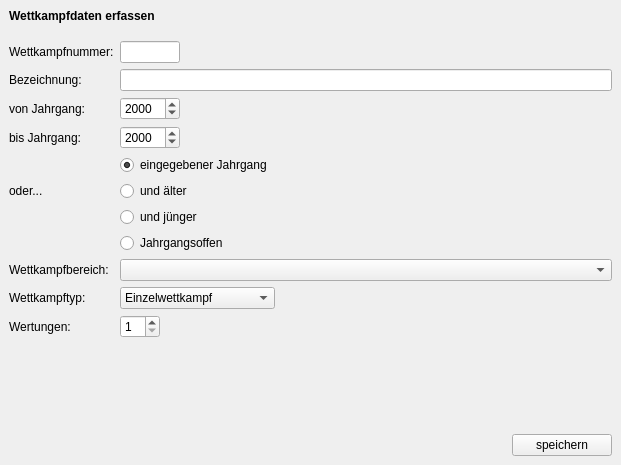
<?xml version="1.0" encoding="UTF-8"?>
<ui version="4.0">
 <class>CompetitionDialog</class>
 <widget class="QDialog" name="CompetitionDialog">
  <property name="geometry">
   <rect>
    <x>0</x>
    <y>0</y>
    <width>621</width>
    <height>465</height>
   </rect>
  </property>
  <property name="sizePolicy">
   <sizepolicy hsizetype="Preferred" vsizetype="Preferred">
    <horstretch>0</horstretch>
    <verstretch>0</verstretch>
   </sizepolicy>
  </property>
  <property name="windowTitle">
   <string>TurnFix - Wettkampfdaten</string>
  </property>
  <property name="windowIcon">
   <iconset resource="../resources/TurnFix.qrc">
    <normaloff>:/appicons/icon.png</normaloff>:/appicons/icon.png</iconset>
  </property>
  <layout class="QGridLayout" name="gridLayout">
   <property name="leftMargin">
    <number>0</number>
   </property>
   <property name="topMargin">
    <number>0</number>
   </property>
   <property name="rightMargin">
    <number>0</number>
   </property>
   <property name="bottomMargin">
    <number>0</number>
   </property>
   <property name="spacing">
    <number>0</number>
   </property>
   <item row="0" column="0" colspan="2">
    <widget class="QWidget" name="headerWidget" native="true">
     <layout class="QHBoxLayout" name="horizontalLayout_2">
      <item>
       <widget class="QLabel" name="label_10">
        <property name="font">
         <font>
          <weight>75</weight>
          <bold>true</bold>
         </font>
        </property>
        <property name="text">
         <string>Wettkampfdaten erfassen</string>
        </property>
       </widget>
      </item>
     </layout>
    </widget>
   </item>
   <item row="1" column="1">
    <widget class="QStackedWidget" name="stackedWidget">
     <property name="currentIndex">
      <number>0</number>
     </property>
     <widget class="QWidget" name="page">
      <layout class="QGridLayout" name="gridLayout_8">
       <item row="0" column="0">
        <widget class="QLabel" name="lbl_wknr">
         <property name="text">
          <string>Wettkampfnummer:</string>
         </property>
        </widget>
       </item>
       <item row="0" column="1">
        <widget class="QLineEdit" name="txt_wknr">
         <property name="minimumSize">
          <size>
           <width>60</width>
           <height>0</height>
          </size>
         </property>
         <property name="maximumSize">
          <size>
           <width>60</width>
           <height>16777215</height>
          </size>
         </property>
        </widget>
       </item>
       <item row="1" column="0">
        <widget class="QLabel" name="lbl_wkbez">
         <property name="text">
          <string>Bezeichnung:</string>
         </property>
        </widget>
       </item>
       <item row="1" column="1">
        <widget class="QLineEdit" name="txt_wkbez"/>
       </item>
       <item row="2" column="0">
        <widget class="QLabel" name="lbl_year1">
         <property name="text">
          <string>von Jahrgang:</string>
         </property>
        </widget>
       </item>
       <item row="2" column="1">
        <widget class="QDateEdit" name="dae_wkj1">
         <property name="sizePolicy">
          <sizepolicy hsizetype="Fixed" vsizetype="Fixed">
           <horstretch>0</horstretch>
           <verstretch>0</verstretch>
          </sizepolicy>
         </property>
         <property name="minimumSize">
          <size>
           <width>60</width>
           <height>0</height>
          </size>
         </property>
         <property name="maximumSize">
          <size>
           <width>60</width>
           <height>16777215</height>
          </size>
         </property>
         <property name="displayFormat">
          <string>yyyy</string>
         </property>
        </widget>
       </item>
       <item row="3" column="0">
        <widget class="QLabel" name="lbl_year2">
         <property name="text">
          <string>bis Jahrgang:</string>
         </property>
        </widget>
       </item>
       <item row="3" column="1">
        <widget class="QDateEdit" name="dae_wkj2">
         <property name="sizePolicy">
          <sizepolicy hsizetype="Fixed" vsizetype="Fixed">
           <horstretch>0</horstretch>
           <verstretch>0</verstretch>
          </sizepolicy>
         </property>
         <property name="minimumSize">
          <size>
           <width>60</width>
           <height>0</height>
          </size>
         </property>
         <property name="maximumSize">
          <size>
           <width>60</width>
           <height>16777215</height>
          </size>
         </property>
         <property name="displayFormat">
          <string>yyyy</string>
         </property>
        </widget>
       </item>
       <item row="4" column="1">
        <widget class="QRadioButton" name="rab_jg">
         <property name="text">
          <string>eingegebener Jahrgang</string>
         </property>
         <property name="checked">
          <bool>true</bool>
         </property>
        </widget>
       </item>
       <item row="5" column="0">
        <widget class="QLabel" name="lbl_alternative">
         <property name="text">
          <string>oder...</string>
         </property>
        </widget>
       </item>
       <item row="5" column="1">
        <widget class="QRadioButton" name="rab_ua">
         <property name="text">
          <string>und älter</string>
         </property>
        </widget>
       </item>
       <item row="6" column="1">
        <widget class="QRadioButton" name="rab_uj">
         <property name="text">
          <string>und jünger</string>
         </property>
        </widget>
       </item>
       <item row="7" column="1">
        <widget class="QRadioButton" name="rab_ja">
         <property name="text">
          <string>Jahrgangsoffen</string>
         </property>
        </widget>
       </item>
       <item row="8" column="0">
        <widget class="QLabel" name="label">
         <property name="text">
          <string>Wettkampfbereich:</string>
         </property>
        </widget>
       </item>
       <item row="8" column="1">
        <widget class="QComboBox" name="cmb_bereich"/>
       </item>
       <item row="9" column="0">
        <widget class="QLabel" name="label_7">
         <property name="text">
          <string>Wettkampftyp:</string>
         </property>
        </widget>
       </item>
       <item row="9" column="1">
        <widget class="QComboBox" name="cmb_typ">
         <property name="sizePolicy">
          <sizepolicy hsizetype="Fixed" vsizetype="Fixed">
           <horstretch>0</horstretch>
           <verstretch>0</verstretch>
          </sizepolicy>
         </property>
         <item>
          <property name="text">
           <string>Einzelwettkampf</string>
          </property>
         </item>
         <item>
          <property name="text">
           <string>Mannschaftswettkampf</string>
          </property>
         </item>
         <item>
          <property name="text">
           <string>Gruppenwettkampf</string>
          </property>
         </item>
        </widget>
       </item>
       <item row="10" column="0">
        <widget class="QLabel" name="label_8">
         <property name="text">
          <string>Wertungen:</string>
         </property>
        </widget>
       </item>
       <item row="10" column="1">
        <widget class="QSpinBox" name="sbx_wertungen">
         <property name="sizePolicy">
          <sizepolicy hsizetype="Fixed" vsizetype="Fixed">
           <horstretch>0</horstretch>
           <verstretch>0</verstretch>
          </sizepolicy>
         </property>
         <property name="minimumSize">
          <size>
           <width>40</width>
           <height>0</height>
          </size>
         </property>
         <property name="maximumSize">
          <size>
           <width>40</width>
           <height>16777215</height>
          </size>
         </property>
         <property name="minimum">
          <number>1</number>
         </property>
        </widget>
       </item>
       <item row="11" column="0" colspan="2">
        <spacer name="verticalSpacer_2">
         <property name="orientation">
          <enum>Qt::Vertical</enum>
         </property>
         <property name="sizeHint" stdset="0">
          <size>
           <width>20</width>
           <height>40</height>
          </size>
         </property>
        </spacer>
       </item>
      </layout>
     </widget>
     <widget class="QWidget" name="page_2">
      <layout class="QGridLayout" name="gridLayout_9">
       <item row="0" column="0" rowspan="3">
        <widget class="QTableView" name="tbl_disziplinen">
         <property name="editTriggers">
          <set>QAbstractItemView::AllEditTriggers</set>
         </property>
         <property name="alternatingRowColors">
          <bool>true</bool>
         </property>
         <property name="selectionMode">
          <enum>QAbstractItemView::ExtendedSelection</enum>
         </property>
         <property name="selectionBehavior">
          <enum>QAbstractItemView::SelectRows</enum>
         </property>
         <attribute name="horizontalHeaderHighlightSections">
          <bool>false</bool>
         </attribute>
         <attribute name="verticalHeaderVisible">
          <bool>false</bool>
         </attribute>
         <attribute name="verticalHeaderDefaultSectionSize">
          <number>20</number>
         </attribute>
        </widget>
       </item>
       <item row="0" column="1">
        <widget class="QPushButton" name="but_up">
         <property name="sizePolicy">
          <sizepolicy hsizetype="Fixed" vsizetype="Fixed">
           <horstretch>0</horstretch>
           <verstretch>0</verstretch>
          </sizepolicy>
         </property>
         <property name="minimumSize">
          <size>
           <width>25</width>
           <height>25</height>
          </size>
         </property>
         <property name="maximumSize">
          <size>
           <width>25</width>
           <height>25</height>
          </size>
         </property>
         <property name="text">
          <string>▲</string>
         </property>
        </widget>
       </item>
       <item row="1" column="1">
        <widget class="QPushButton" name="but_down">
         <property name="sizePolicy">
          <sizepolicy hsizetype="Fixed" vsizetype="Fixed">
           <horstretch>0</horstretch>
           <verstretch>0</verstretch>
          </sizepolicy>
         </property>
         <property name="minimumSize">
          <size>
           <width>25</width>
           <height>25</height>
          </size>
         </property>
         <property name="maximumSize">
          <size>
           <width>25</width>
           <height>25</height>
          </size>
         </property>
         <property name="text">
          <string>▼</string>
         </property>
        </widget>
       </item>
       <item row="2" column="1" rowspan="2">
        <spacer name="verticalSpacer">
         <property name="orientation">
          <enum>Qt::Vertical</enum>
         </property>
         <property name="sizeHint" stdset="0">
          <size>
           <width>20</width>
           <height>308</height>
          </size>
         </property>
        </spacer>
       </item>
       <item row="3" column="0">
        <widget class="QWidget" name="widget" native="true">
         <property name="sizePolicy">
          <sizepolicy hsizetype="Preferred" vsizetype="Fixed">
           <horstretch>0</horstretch>
           <verstretch>0</verstretch>
          </sizepolicy>
         </property>
         <layout class="QGridLayout" name="gridLayout_7">
          <property name="leftMargin">
           <number>0</number>
          </property>
          <property name="topMargin">
           <number>0</number>
          </property>
          <property name="rightMargin">
           <number>0</number>
          </property>
          <property name="bottomMargin">
           <number>0</number>
          </property>
          <item row="0" column="0">
           <widget class="QLabel" name="label_9">
            <property name="sizePolicy">
             <sizepolicy hsizetype="Fixed" vsizetype="Preferred">
              <horstretch>0</horstretch>
              <verstretch>0</verstretch>
             </sizepolicy>
            </property>
            <property name="text">
             <string>Disziplingruppe markieren:</string>
            </property>
           </widget>
          </item>
          <item row="0" column="1">
           <widget class="QComboBox" name="cmb_groups"/>
          </item>
          <item row="0" column="2">
           <widget class="QPushButton" name="but_mark">
            <property name="sizePolicy">
             <sizepolicy hsizetype="Fixed" vsizetype="Fixed">
              <horstretch>0</horstretch>
              <verstretch>0</verstretch>
             </sizepolicy>
            </property>
            <property name="text">
             <string>markieren</string>
            </property>
           </widget>
          </item>
         </layout>
        </widget>
       </item>
      </layout>
     </widget>
     <widget class="QWidget" name="page_3">
      <layout class="QGridLayout" name="gridLayout_10">
       <item row="0" column="0">
        <widget class="QLabel" name="label_2">
         <property name="sizePolicy">
          <sizepolicy hsizetype="Fixed" vsizetype="Preferred">
           <horstretch>0</horstretch>
           <verstretch>0</verstretch>
          </sizepolicy>
         </property>
         <property name="text">
          <string>Qualifikanten</string>
         </property>
        </widget>
       </item>
       <item row="0" column="1">
        <widget class="QSpinBox" name="sbx_quali">
         <property name="sizePolicy">
          <sizepolicy hsizetype="Fixed" vsizetype="Fixed">
           <horstretch>0</horstretch>
           <verstretch>0</verstretch>
          </sizepolicy>
         </property>
         <property name="minimumSize">
          <size>
           <width>60</width>
           <height>0</height>
          </size>
         </property>
         <property name="maximumSize">
          <size>
           <width>60</width>
           <height>16777215</height>
          </size>
         </property>
        </widget>
       </item>
       <item row="1" column="0" colspan="2">
        <widget class="QCheckBox" name="chk_akjg">
         <property name="text">
          <string>AK anstelle Jahrgang anzeigen</string>
         </property>
        </widget>
       </item>
       <item row="2" column="0" colspan="2">
        <widget class="QCheckBox" name="chk_streich">
         <property name="text">
          <string>kleinste Wertungen streichen: die ... kleinsten</string>
         </property>
        </widget>
       </item>
       <item row="3" column="0">
        <widget class="QCheckBox" name="chk_wahl">
         <property name="text">
          <string>Wahlwettkampf</string>
         </property>
        </widget>
       </item>
       <item row="4" column="0" colspan="2">
        <widget class="QCheckBox" name="chk_showinfo">
         <property name="text">
          <string>Durchgang &amp;&amp; Bahn auf Riegenbogen </string>
         </property>
        </widget>
       </item>
       <item row="5" column="0" colspan="2">
        <widget class="QCheckBox" name="chk_kuer">
         <property name="text">
          <string>Pflicht- und Kürübung für jedes Gerät</string>
         </property>
        </widget>
       </item>
       <item row="6" column="0" colspan="2">
        <widget class="QCheckBox" name="chk_sortasc">
         <property name="text">
          <string>Ergebnisse aufsteigend sortieren</string>
         </property>
        </widget>
       </item>
       <item row="8" column="0" colspan="2">
        <spacer name="verticalSpacer_3">
         <property name="orientation">
          <enum>Qt::Vertical</enum>
         </property>
         <property name="sizeHint" stdset="0">
          <size>
           <width>20</width>
           <height>40</height>
          </size>
         </property>
        </spacer>
       </item>
       <item row="7" column="0" colspan="2">
        <widget class="QCheckBox" name="chk_gpunkte">
         <property name="text">
          <string>Extrapunkte für &quot;gewonnene Geräte&quot; vergeben</string>
         </property>
        </widget>
       </item>
       <item row="2" column="2">
        <widget class="QSpinBox" name="sbx_anz"/>
       </item>
       <item row="2" column="3">
        <spacer name="horizontalSpacer_2">
         <property name="orientation">
          <enum>Qt::Horizontal</enum>
         </property>
         <property name="sizeHint" stdset="0">
          <size>
           <width>40</width>
           <height>20</height>
          </size>
         </property>
        </spacer>
       </item>
      </layout>
     </widget>
     <widget class="QWidget" name="page_4">
      <layout class="QGridLayout" name="gridLayout_11">
       <item row="0" column="0">
        <widget class="QLabel" name="label_3">
         <property name="text">
          <string>Durchgang</string>
         </property>
        </widget>
       </item>
       <item row="0" column="1">
        <widget class="QSpinBox" name="sbx_durchgang">
         <property name="sizePolicy">
          <sizepolicy hsizetype="Fixed" vsizetype="Fixed">
           <horstretch>0</horstretch>
           <verstretch>0</verstretch>
          </sizepolicy>
         </property>
         <property name="minimumSize">
          <size>
           <width>60</width>
           <height>0</height>
          </size>
         </property>
         <property name="maximumSize">
          <size>
           <width>60</width>
           <height>16777215</height>
          </size>
         </property>
         <property name="minimum">
          <number>1</number>
         </property>
        </widget>
       </item>
       <item row="1" column="0">
        <widget class="QLabel" name="label_6">
         <property name="text">
          <string>Bahn:</string>
         </property>
        </widget>
       </item>
       <item row="1" column="1">
        <widget class="QSpinBox" name="sbx_bahn">
         <property name="sizePolicy">
          <sizepolicy hsizetype="Fixed" vsizetype="Fixed">
           <horstretch>0</horstretch>
           <verstretch>0</verstretch>
          </sizepolicy>
         </property>
         <property name="minimumSize">
          <size>
           <width>60</width>
           <height>0</height>
          </size>
         </property>
         <property name="maximumSize">
          <size>
           <width>60</width>
           <height>16777215</height>
          </size>
         </property>
         <property name="minimum">
          <number>1</number>
         </property>
        </widget>
       </item>
       <item row="2" column="0">
        <widget class="QLabel" name="label_5">
         <property name="text">
          <string>Einturnen:</string>
         </property>
        </widget>
       </item>
       <item row="2" column="1">
        <widget class="QTimeEdit" name="tie_warmup">
         <property name="sizePolicy">
          <sizepolicy hsizetype="Fixed" vsizetype="Fixed">
           <horstretch>0</horstretch>
           <verstretch>0</verstretch>
          </sizepolicy>
         </property>
         <property name="minimumSize">
          <size>
           <width>60</width>
           <height>0</height>
          </size>
         </property>
         <property name="maximumSize">
          <size>
           <width>60</width>
           <height>16777215</height>
          </size>
         </property>
         <property name="displayFormat">
          <string>HH:mm</string>
         </property>
        </widget>
       </item>
       <item row="3" column="0">
        <widget class="QLabel" name="label_4">
         <property name="text">
          <string>Startzeit</string>
         </property>
        </widget>
       </item>
       <item row="3" column="1">
        <widget class="QTimeEdit" name="tie_start">
         <property name="sizePolicy">
          <sizepolicy hsizetype="Fixed" vsizetype="Fixed">
           <horstretch>0</horstretch>
           <verstretch>0</verstretch>
          </sizepolicy>
         </property>
         <property name="minimumSize">
          <size>
           <width>60</width>
           <height>0</height>
          </size>
         </property>
         <property name="maximumSize">
          <size>
           <width>60</width>
           <height>16777215</height>
          </size>
         </property>
         <property name="displayFormat">
          <string>hh:mm</string>
         </property>
        </widget>
       </item>
       <item row="4" column="0" colspan="3">
        <spacer name="verticalSpacer_4">
         <property name="orientation">
          <enum>Qt::Vertical</enum>
         </property>
         <property name="sizeHint" stdset="0">
          <size>
           <width>20</width>
           <height>40</height>
          </size>
         </property>
        </spacer>
       </item>
       <item row="0" column="2" rowspan="4">
        <spacer name="horizontalSpacer_3">
         <property name="orientation">
          <enum>Qt::Horizontal</enum>
         </property>
         <property name="sizeHint" stdset="0">
          <size>
           <width>40</width>
           <height>20</height>
          </size>
         </property>
        </spacer>
       </item>
      </layout>
     </widget>
     <widget class="QWidget" name="page_5">
      <layout class="QGridLayout" name="gridLayout_2">
       <item row="0" column="0">
        <widget class="QGroupBox" name="gbx_sort">
         <property name="title">
          <string>Manuelle Sortierung der Disziplinen auf der Ergebnisliste</string>
         </property>
         <property name="flat">
          <bool>true</bool>
         </property>
         <property name="checkable">
          <bool>true</bool>
         </property>
         <property name="checked">
          <bool>false</bool>
         </property>
         <layout class="QGridLayout" name="gridLayout_3">
          <property name="leftMargin">
           <number>0</number>
          </property>
          <property name="topMargin">
           <number>12</number>
          </property>
          <property name="rightMargin">
           <number>0</number>
          </property>
          <property name="bottomMargin">
           <number>0</number>
          </property>
          <item row="0" column="0" rowspan="3">
           <widget class="QTableView" name="tbl_order">
            <property name="selectionMode">
             <enum>QAbstractItemView::SingleSelection</enum>
            </property>
            <property name="showGrid">
             <bool>false</bool>
            </property>
            <attribute name="horizontalHeaderVisible">
             <bool>false</bool>
            </attribute>
            <attribute name="horizontalHeaderHighlightSections">
             <bool>false</bool>
            </attribute>
            <attribute name="verticalHeaderVisible">
             <bool>false</bool>
            </attribute>
            <attribute name="verticalHeaderDefaultSectionSize">
             <number>20</number>
            </attribute>
           </widget>
          </item>
          <item row="0" column="1">
           <widget class="QPushButton" name="but_orderup">
            <property name="minimumSize">
             <size>
              <width>30</width>
              <height>30</height>
             </size>
            </property>
            <property name="maximumSize">
             <size>
              <width>30</width>
              <height>30</height>
             </size>
            </property>
            <property name="text">
             <string/>
            </property>
            <property name="icon">
             <iconset resource="../resources/TurnFix.qrc">
              <normaloff>:/appicons/up.png</normaloff>:/appicons/up.png</iconset>
            </property>
            <property name="iconSize">
             <size>
              <width>24</width>
              <height>24</height>
             </size>
            </property>
           </widget>
          </item>
          <item row="0" column="2">
           <widget class="QPushButton" name="but_orderdown">
            <property name="minimumSize">
             <size>
              <width>30</width>
              <height>30</height>
             </size>
            </property>
            <property name="maximumSize">
             <size>
              <width>30</width>
              <height>30</height>
             </size>
            </property>
            <property name="text">
             <string/>
            </property>
            <property name="icon">
             <iconset resource="../resources/TurnFix.qrc">
              <normaloff>:/appicons/down.png</normaloff>:/appicons/down.png</iconset>
            </property>
            <property name="iconSize">
             <size>
              <width>24</width>
              <height>24</height>
             </size>
            </property>
           </widget>
          </item>
          <item row="1" column="1">
           <widget class="QPushButton" name="but_orderleft">
            <property name="minimumSize">
             <size>
              <width>30</width>
              <height>30</height>
             </size>
            </property>
            <property name="maximumSize">
             <size>
              <width>30</width>
              <height>30</height>
             </size>
            </property>
            <property name="text">
             <string/>
            </property>
            <property name="icon">
             <iconset resource="../resources/TurnFix.qrc">
              <normaloff>:/appicons/left.png</normaloff>:/appicons/left.png</iconset>
            </property>
            <property name="iconSize">
             <size>
              <width>24</width>
              <height>24</height>
             </size>
            </property>
           </widget>
          </item>
          <item row="1" column="2">
           <widget class="QPushButton" name="but_orderright">
            <property name="minimumSize">
             <size>
              <width>30</width>
              <height>30</height>
             </size>
            </property>
            <property name="maximumSize">
             <size>
              <width>30</width>
              <height>30</height>
             </size>
            </property>
            <property name="text">
             <string/>
            </property>
            <property name="icon">
             <iconset resource="../resources/TurnFix.qrc">
              <normaloff>:/appicons/right.png</normaloff>:/appicons/right.png</iconset>
            </property>
            <property name="iconSize">
             <size>
              <width>24</width>
              <height>24</height>
             </size>
            </property>
           </widget>
          </item>
          <item row="2" column="1" colspan="2">
           <spacer name="verticalSpacer_5">
            <property name="orientation">
             <enum>Qt::Vertical</enum>
            </property>
            <property name="sizeHint" stdset="0">
             <size>
              <width>47</width>
              <height>271</height>
             </size>
            </property>
           </spacer>
          </item>
         </layout>
        </widget>
       </item>
      </layout>
     </widget>
    </widget>
   </item>
   <item row="1" column="0" rowspan="2">
    <widget class="QWidget" name="sidebar" native="true">
     <layout class="QHBoxLayout" name="horizontalLayout_3">
      <property name="leftMargin">
       <number>0</number>
      </property>
      <property name="topMargin">
       <number>0</number>
      </property>
      <property name="rightMargin">
       <number>0</number>
      </property>
      <property name="bottomMargin">
       <number>0</number>
      </property>
     </layout>
    </widget>
   </item>
   <item row="2" column="1" colspan="2">
    <widget class="QWidget" name="widget_2" native="true">
     <layout class="QHBoxLayout" name="horizontalLayout">
      <item>
       <spacer name="horizontalSpacer">
        <property name="orientation">
         <enum>Qt::Horizontal</enum>
        </property>
        <property name="sizeHint" stdset="0">
         <size>
          <width>40</width>
          <height>20</height>
         </size>
        </property>
       </spacer>
      </item>
      <item>
       <widget class="QPushButton" name="but_save">
        <property name="sizePolicy">
         <sizepolicy hsizetype="Fixed" vsizetype="Fixed">
          <horstretch>0</horstretch>
          <verstretch>0</verstretch>
         </sizepolicy>
        </property>
        <property name="minimumSize">
         <size>
          <width>100</width>
          <height>0</height>
         </size>
        </property>
        <property name="maximumSize">
         <size>
          <width>100</width>
          <height>16777215</height>
         </size>
        </property>
        <property name="layoutDirection">
         <enum>Qt::RightToLeft</enum>
        </property>
        <property name="text">
         <string>speichern</string>
        </property>
       </widget>
      </item>
     </layout>
    </widget>
   </item>
  </layout>
  <action name="act_wk">
   <property name="checkable">
    <bool>true</bool>
   </property>
   <property name="icon">
    <iconset resource="../resources/TurnFix.qrc">
     <normaloff>:/appicons/icon.png</normaloff>:/appicons/icon.png</iconset>
   </property>
   <property name="text">
    <string>Allgemeines</string>
   </property>
  </action>
  <action name="act_timetable">
   <property name="checkable">
    <bool>true</bool>
   </property>
   <property name="icon">
    <iconset resource="../resources/TurnFix.qrc">
     <normaloff>:/appicons/time.png</normaloff>:/appicons/time.png</iconset>
   </property>
   <property name="text">
    <string>Zeitplan</string>
   </property>
  </action>
  <action name="act_misc">
   <property name="checkable">
    <bool>true</bool>
   </property>
   <property name="icon">
    <iconset resource="../resources/TurnFix.qrc">
     <normaloff>:/appicons/misc.png</normaloff>:/appicons/misc.png</iconset>
   </property>
   <property name="text">
    <string>sonstiges</string>
   </property>
  </action>
  <action name="act_dis">
   <property name="checkable">
    <bool>true</bool>
   </property>
   <property name="icon">
    <iconset resource="../resources/TF_GeraeteIcons.qrc">
     <normaloff>:/icons/sprung.png</normaloff>:/icons/sprung.png</iconset>
   </property>
   <property name="text">
    <string>Disziplinen</string>
   </property>
  </action>
  <action name="act_order">
   <property name="checkable">
    <bool>true</bool>
   </property>
   <property name="icon">
    <iconset resource="../resources/TurnFix.qrc">
     <normaloff>:/appicons/large_tiles.png</normaloff>:/appicons/large_tiles.png</iconset>
   </property>
   <property name="text">
    <string>Anordn. Ergebnisliste</string>
   </property>
   <property name="toolTip">
    <string>Anordnung Ergebnisliste</string>
   </property>
  </action>
 </widget>
 <resources>
  <include location="../resources/TurnFix.qrc"/>
  <include location="../resources/TF_GeraeteIcons.qrc"/>
 </resources>
 <connections/>
</ui>
